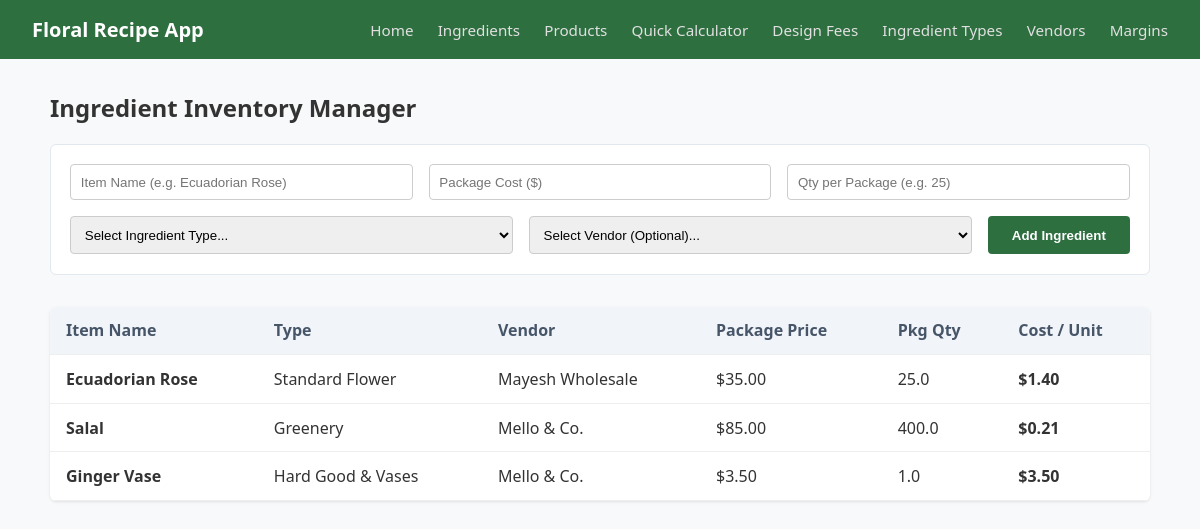
/ingredients, run on an earlier commit of the app's database.
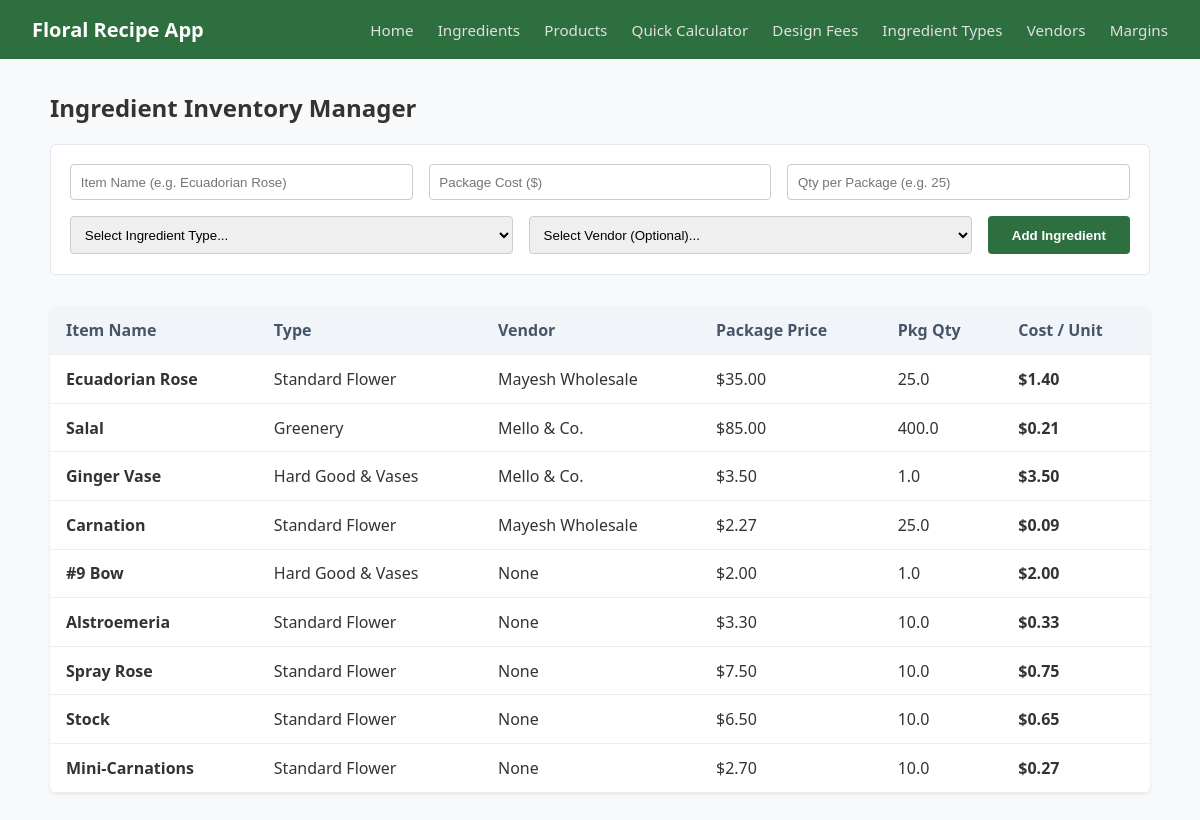
And on a later commit of the database.
### models.py (models this page shows, shortened)
class Ingredient(db.Model):
    __tablename__ = 'ingredients'
    id = db.Column(db.Integer, primary_key=True)
    name = db.Column(db.String(100), nullable=False)
    cost_per_pkg = db.Column(db.Float, nullable=False)
    qty_per_pkg = db.Column(db.Float, nullable=False)
    ingredient_type_id = db.Column(db.Integer, db.ForeignKey('ingredient_types.id'), nullable=False)
    vendor_id = db.Column(db.Integer, db.ForeignKey('vendors.id'), nullable=True)

class IngredientType(db.Model):
    __tablename__ = 'ingredient_types'
    id = db.Column(db.Integer, primary_key=True)
    name = db.Column(db.String(50), nullable=False, unique=True) # e.g. Flower, Filler, Supply
    markup = db.Column(db.Float, default=4.0) # Multiplier
    ingredients = db.relationship('Ingredient', backref='type_info', lazy=True)

class Vendor(db.Model):
    __tablename__ = 'vendors'
    id = db.Column(db.Integer, primary_key=True)
    name = db.Column(db.String(100), nullable=False)
    ingredients = db.relationship('Ingredient', backref='vendor', lazy=True)

### app.py (the view, shortened to what this page needs)
@app.route('/ingredients', methods=['GET', 'POST'])
def ingredients():
    all_ingredients = models.Ingredient.query.all()
    all_types = models.IngredientType.query.all()
    all_vendors = models.Vendor.query.all()
    return render_template(
        'ingredients.html',
        ingredients=all_ingredients,
        types=all_types,
        vendors=all_vendors
    )

### templates/ingredients.html (shortened to what this page needs)
{% extends 'base.html' %}
{% block content %}
<h2>Ingredient Inventory Manager</h2>
<form method="POST" class="form-stacked">
    <div class="form-row">
        <input type="text" name="name" placeholder="Item Name (e.g. Ecuadorian Rose)" required>
        <input type="number" step="0.01" name="cost_per_pkg" placeholder="Package Cost ($)" required>
        <input type="number" step="0.1" name="qty_per_pkg" placeholder="Qty per Package (e.g. 25)" required>
    </div>
    <div class="form-row">
        <select name="ingredient_type_id" required>
            <option value="" disabled selected>Select Ingredient Type...</option>
        </select>
        <select name="vendor_id">
            <option value="">Select Vendor (Optional)...</option>
        </select>
        <button type="submit">Add Ingredient</button>
    </div>
</form>
<table class="data-table">
    <thead>
        <tr>
            <th>Item Name</th>
            <th>Type</th>
            <th>Vendor</th>
            <th>Package Price</th>
            <th>Pkg Qty</th>
            <th>Cost / Unit</th>
        </tr>
    </thead>
    <tbody>
        {% for item in ingredients %}
        <tr>
            <td><strong>{{ item.name }}</strong></td>
            <td>{{ item.type_info.name if item.type_info else 'N/A' }}</td>
            <td>{{ item.vendor.name if item.vendor.name else 'None' }}</td>
            <td>${{ "%.2f"|format(item.cost_per_pkg) }}</td>
            <td>{{ item.qty_per_pkg }}</td>
            <td><strong>${{ "%.2f"|format(item.cost_per_pkg / item.qty_per_pkg) }}</strong></td>
        </tr>
        {% else %}
        <tr><td colspan="6">No ingredients found in inventory. Add one above!</td></tr>
        {% endfor %}
    </tbody>
</table>
{% endblock %}

What changed in the data, as far as the page shows it:
added Ingredient: name "Carnation", type_info "Standard Flower", vendor "Mayesh Wholesale", cost_per_pkg "2.27", qty_per_pkg "25.0", item.cost_per_pkg/item.qty_per_pkg "0.09"
added Ingredient: name "#9 Bow", type_info "Hard Good & Vases", vendor "None", cost_per_pkg "2.00", qty_per_pkg "1.0", item.cost_per_pkg/item.qty_per_pkg "2.00"
added Ingredient: name "Alstroemeria", type_info "Standard Flower", vendor "None", cost_per_pkg "3.30", qty_per_pkg "10.0", item.cost_per_pkg/item.qty_per_pkg "0.33"
added Ingredient: name "Spray Rose", type_info "Standard Flower", vendor "None", cost_per_pkg "7.50", qty_per_pkg "10.0", item.cost_per_pkg/item.qty_per_pkg "0.75"
added Ingredient: name "Stock", type_info "Standard Flower", vendor "None", cost_per_pkg "6.50", qty_per_pkg "10.0", item.cost_per_pkg/item.qty_per_pkg "0.65"
added Ingredient: name "Mini-Carnations", type_info "Standard Flower", vendor "None", cost_per_pkg "2.70", qty_per_pkg "10.0", item.cost_per_pkg/item.qty_per_pkg "0.27"
